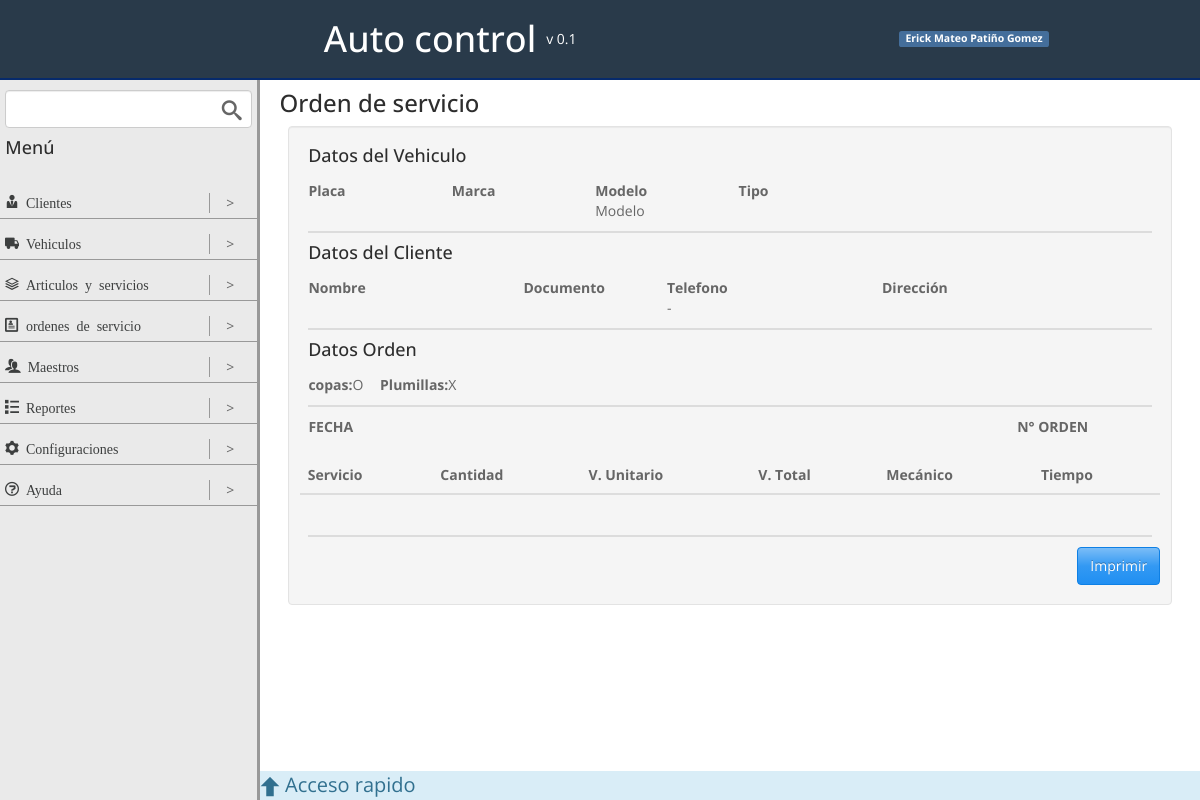
The page /orden-servicio/2/ on the database as committed earlier.
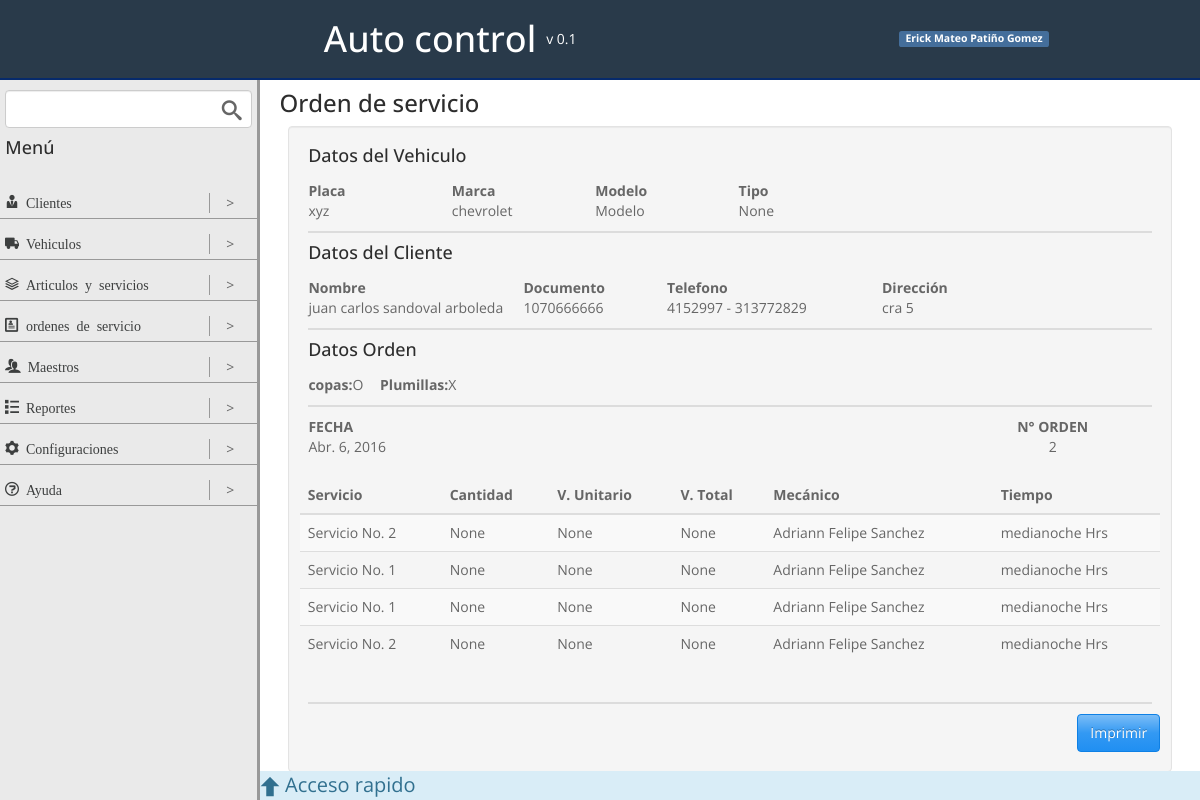
The same page on the database as committed later.
### ordenes_servicios/models.py (models this page shows, shortened)
class ordenServicioModel(models.Model):
	vehiculo = models.ForeignKey(vehiculoModel,null=False,blank=False)
	fecha = models.DateField(null=False,blank=False,default=datetime.now)
	state = models.PositiveIntegerField(default = 1)

class ordenServicioDetalleModel(models.Model):
	servicio = models.ForeignKey(servicioModel,null=False,blank=False)
	cantidad = models.PositiveIntegerField(null=True,blank=True)
	valorUnitario = models.PositiveIntegerField(null=True,blank=True,verbose_name='V. Unitario')
	valorTotal = models.PositiveIntegerField(null=True,blank=True, verbose_name='V. Total')
	mecanico = models.ForeignKey(mecanicoModel,null=True,blank=True)
	ordenServicio = models.ForeignKey(ordenServicioModel,null=False,blank=False)
	time = models.TimeField(auto_now = False, null = True, blank = True)

### vehiculos/models.py (models this page shows, shortened)
class vehiculoModel(models.Model):
	placa = models.CharField(max_length=10, primary_key=True, null=False, blank=False)
	cilindraje = models.IntegerField(null=True, blank=True)
	marca = models.CharField(max_length=50, null=True, blank=True)
	tipo = models.ForeignKey(tipoVehiculoModel, null=True, blank=True)
	cliente = models.ForeignKey(clienteModel, null=False, blank=False)
	foto = models.ImageField(upload_to = 'img/vehiculo/', default = 'img/none.png')

### clientes/models.py (models this page shows, shortened)
class clienteModel(models.Model):
	nombre = models.CharField(max_length=50)
	apellido = models.CharField(max_length=50)
	documento = models.CharField(max_length=20)
	telefono = models.CharField(max_length=20, blank=True, null=True)
	celular = models.CharField(max_length=50)
	direccion = models.CharField(max_length=50, blank=True, null=True)
	email = models.EmailField(blank=True, null=True)
	def __str__(self):
		return u'%s %s' % (self.nombre, self.apellido)

### articulos_servicios/models.py (models this page shows, shortened)
class servicioModel(models.Model):
	nombre = models.CharField(max_length=100)
	valor =  models.PositiveIntegerField()
	servicio = models.BooleanField(default = True)
	grupo = models.ForeignKey(grupoServicioModel)
	time = models.TimeField(default = '0:00:00')
	def __str__(self):
		return u'%s' % (self.nombre)

### maestros/models.py (models this page shows, shortened)
class mecanicoModel(models.Model):
	nombre = models.CharField(max_length=50)
	apellido = models.CharField(max_length=50)
	telefono = models.CharField(max_length=20, blank=True, null=True)
	celular = models.CharField(max_length=20)
	direccion = models.CharField(max_length=50, blank=True, null=True)
	activo = models.BooleanField(default=True)
	def __str__(self):
		return u'%s %s' % (self.nombre, self.apellido)

### ordenes_servicios/views.py (the view)
# urls.py: url(r'^orden-servicio/(?P<pk>[\w\-]+)/$', 'ordenes_servicios.views.detalleOrdenServicio', name = 'detalle_orden_servicio'),
def detalleOrdenServicio(request, pk):
	sum_tot = 0
	orden = get_or_none(ordenServicioModel, pk=pk)
	ordenDetalle = ordenServicioDetalleModel.objects.filter(ordenServicio = orden)
	context = {
		'orden' : orden,
		'ordenDetalle' : ordenDetalle,
	}
	return render(request,'detail_orden_servicio.html', context)

### app/utils.py (called while the page is built)
def get_or_none(Model, **kwargs):
	try:
		return Model.objects.get(**kwargs)
	except ObjectDoesNotExist:
		return None

### ordenes_servicios/templates/detail_orden_servicio.html
{% extends "base.html" %}
{% block contentViewTitle %}
	<h3>Orden de servicio</h3>
{% endblock contentViewTitle %}
{% block content %}
<div class="well orden-servicio">
	<h4>Datos del Vehiculo</h4>
	<div class="row orden-datos-vehiculo">
		<div class="col-2">
			<span class="labelfield">Placa</span>
			<span class="dato">{{ orden.vehiculo.placa }}</span>
		</div>
		<div class="col-2">
			<span class="labelfield">Marca</span>
			<span class="dato">{{ orden.vehiculo.marca }}</span>
		</div>
		<div class="col-2">
			<span class="labelfield">Modelo</span>
			<span class="dato">Modelo</span>
		</div>
		<div class="col-2">
			<span class="labelfield">Tipo</span>
			<span class="dato">{{ orden.vehiculo.tipo }}</span>
		</div>
	</div>
	<div class="separator-horizontal"></div>
	<h4>Datos del Cliente</h4>
	<div class="row orden-datos-cliente">
		<div class="col-3">
			<span class="labelfield">Nombre</span>
			<span class="dato">{{ orden.vehiculo.cliente }}</span>
		</div>
		<div class="col-2">
			<span class="labelfield">Documento</span>
			<span class="dato">{{ orden.vehiculo.cliente.documento }}</span>
		</div>
		<div class="col-3">
			<span class="labelfield">Telefono</span>
			<span class="dato">{{ orden.vehiculo.cliente.celular }} - {{ orden.vehiculo.cliente.telefono }}</span>
		</div>
		<div class="col-3">
			<span class="labelfield">Dirección</span>
			<span class="dato">{{ orden.vehiculo.cliente.direccion }}</span>
		</div>
	</div>
	<div class="separator-horizontal"></div>
	<h4>Datos Orden</h4>
	<div class="row">
		<div class="col-1 middle flex">
			<label for="">copas: </label>O
		</div>
		<div class="col-2 middle flex">
			<label for="">Plumillas: </label>X
		</div>
	</div>
	<div class="separator-horizontal"></div>
	<div class="row">
		<div class="col-3">
			<span class="labelfield">FECHA</span>
			<span class="dato">{{ orden.fecha }}</span>
		</div>
		<div class="col-6"></div>
		<div class="col-3 center">
			<span class="labelfield">N° ORDEN</span>
			<span class="dato">{{ orden.id }}</span>
		</div>
	</div>
	<div class="row orden-datos-servicio">
		<table class="table table-striped table-hover ">
			<thead>
				<tr>
					<th>Servicio</th>
					<th>Cantidad</th>
					<th>V. Unitario</th>
					<th>V. Total</th>
					<th>Mecánico</th>
					<th>Tiempo</th>
				</tr>
			</thead>
			<tbody>
				{% for detalle in ordenDetalle %}
					<tr>
						<td>{{ detalle.servicio }}</td>
						<td>{{ detalle.cantidad }}</td>
						<td>{{ detalle.valorUnitario }}</td>
						<td>{{ detalle.valorTotal }}</td>
						<td>{{ detalle.mecanico }}</td>
						<td>{{ detalle.servicio.time }} Hrs</td>
					</tr>
				{% endfor %}
			</tbody>
		</table>
	</div>
	<div class="separator-horizontal"></div>
		<div class="row end">
			<a href="{% url 'imprimir_orden_servicio' orden.pk %}" class="btn btn-info">Imprimir</a>
		</div>
</div>
{% endblock content %}

Rows that differ between the two databases and show on the page:
added ordenServicioModel: vehiculo.placa "xyz", vehiculo.marca "chevrolet", vehiculo.tipo "None", vehiculo.cliente "juan carlos sandoval arboleda", vehiculo.cliente.documento "1070666666", vehiculo.cliente.celular "4152997", vehiculo.cliente.telefono "313772829", vehiculo.cliente.direccion "cra 5", fecha "Abr. 6, 2016", id "2"
added ordenServicioDetalleModel: servicio "Servicio No. 2", cantidad "None", valorUnitario "None", valorTotal "None", mecanico "Adriann Felipe Sanchez", servicio.time "medianoche"
added ordenServicioDetalleModel: servicio "Servicio No. 1", cantidad "None", valorUnitario "None", valorTotal "None", mecanico "Adriann Felipe Sanchez", servicio.time "medianoche"
added ordenServicioDetalleModel: servicio "Servicio No. 1", cantidad "None", valorUnitario "None", valorTotal "None", mecanico "Adriann Felipe Sanchez", servicio.time "medianoche"
added ordenServicioDetalleModel: servicio "Servicio No. 2", cantidad "None", valorUnitario "None", valorTotal "None", mecanico "Adriann Felipe Sanchez", servicio.time "medianoche"
